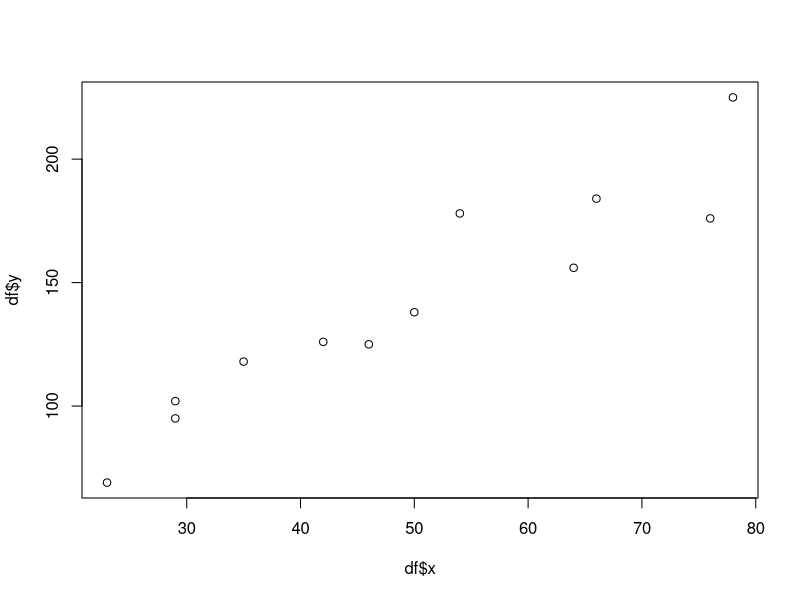
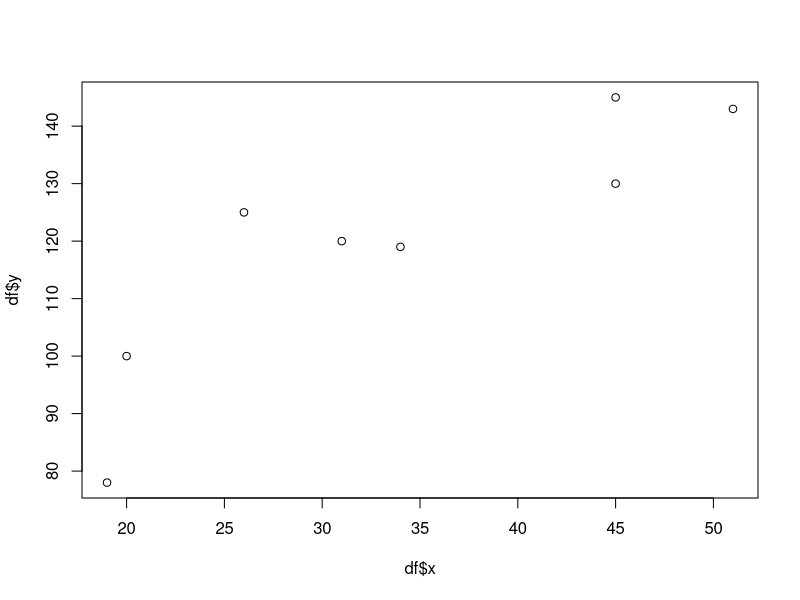
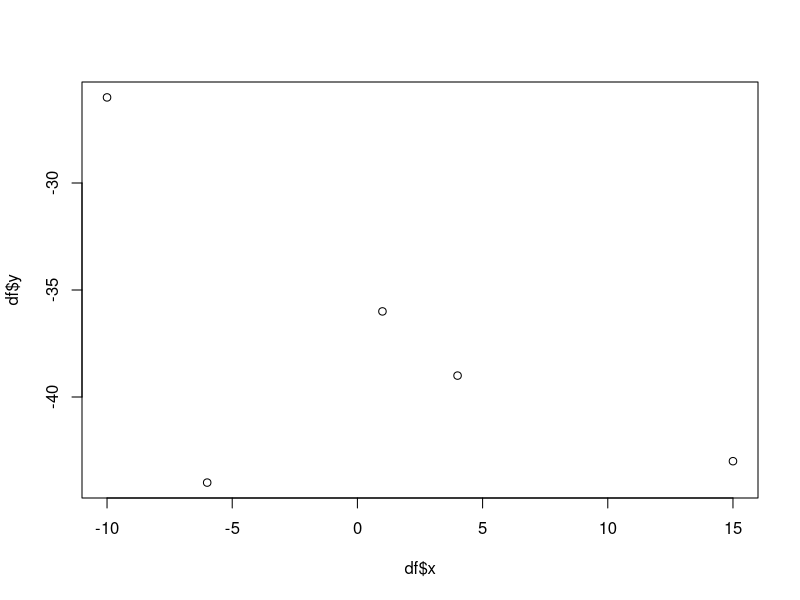

R code for these plots, in order:
plant1 <- c(29,27,30,27,28)
plant2 <- c(32,33,31,34,30)
plant3 <- c(25,24,24,25,26)
df <- data.frame(cbind(plant1, plant2, plant3))
dfc <- ncol(df)-1
N <- ncol(df)*nrow(df)
dfe <- N - ncol(df)

SSC <- function(df){
  i <- nrow(df)
  j <- ncol(df)
  N <- ncol(df)*nrow(df)
  s <- sum(apply(df,2,sum))
  C.m <- apply(df,2,mean)
  m <- s/N
  ssc <- c()
  for (k in 1:j){
    n <- length(df[,k])
    ssc <- append(ssc,n*((C.m[k]-m)^2))
  }
  SSC <- sum(ssc)
  return(SSC)
}

SSE <- function(df){
  N <- ncol(df)*nrow(df)
  s <- sum(apply(df,2,sum))
  C.m <- apply(df,2,mean)
  m <- s/N
  sse <- c()
  for (j in 1:ncol(df)){
    for (i in 1:nrow(df)){
      sse <- append(sse,(df[i,j] - C.m[j])^2)
    }
  }
  return(sum(sse))
}

SST <- function(df){
  N <- ncol(df)*nrow(df)
  s <- sum(apply(df,2,sum))
  C.m <- apply(df,2,mean)
  m <- s/N
  sst <- c()
  for (j in 1:ncol(df)){
    for (i in 1:nrow(df)){
      sst <- append(sst, (df[i,j] - m)^2)
    }
  }
  return(sum(sst))
}

ANVA1 <- function(df){
  N <- ncol(df)*nrow(df)
  s <- sum(apply(df,2,sum))
  C.m <- apply(df,2,mean)
  m <- s/N
  ssc <- SSC(df)
  sse <- SSE(df)
  sst <- SST(df)
  dfc <- ncol(df)-1
  dfe <- N - ncol(df)
  msc <- ssc/dfc
  mse <- sse/dfe
  f <- msc/mse
  df <- c(dfc, dfe, N-1)
  mat <- matrix(nrow = 3, ncol = 4)
  mat[,1] <- df
  ss <- c(ssc, sse, sst)
  mat[,2] <- ss
  mat[1,3] <- msc
  mat[2,3] <- mse
  mat[1,4] <- f
  colnames(mat) <- c("df","SS","MS","F")
  rownames(mat) <- c("Treatment","Error","Total")
  print(mat)
}

ssc <- SSC(df)
sse <- SSE(df)
sst <- SST(df)

ANVA1(df)
qf(0.99,df1=2, df2 = 12)

c1 <- c(2.46,2.41,2.43,2.47,2.46)
c2 <- c(2.38, 2.34, 2.31, 2.40, 2.32)
c3 <- c(2.51, 2.48, 2.46, 2.49, 2.50)
c4 <- c(2.49, 2.47, 2.48, 2.46, 2.44)
c5 <- c(2.56, 2.57, 2.53, 2.55, 2.55)

df1 <- data.frame(cbind(c1, c2, c3, c4, c5))
df1

ANVA1(df1)
a <- apply(df1,2,mean)
mat <- matrix(nrow = length(a), ncol = length(a))
for(i in 1:length(a)){
  for(j in 1:length(a)){
    mat[i,j] <- abs(a[i]-a[j])
  }
}
mat
mat > 0.0588

#problem 11.3
miami <- c(3.47,3.43,3.44,3.46,3.46,3.44)
phili <- c(3.40,3.41,3.41,3.45,3.40,3.43)
minn <- c(3.38,3.42,3.43,3.40,3.39,3.42)
sa <- c(3.32,3.35,3.36,3.30,3.39,3.39)
oak <- c(3.50,3.44,3.45,3.45,3.48,3.49)

df <- cbind(miami, phili, minn, sa, oak)
treat.means <- apply(df,2,mean)
block.means <- apply(df,1,mean)

SSC_b <- function(df){
  C.m <- apply(df,2,mean)
  m <- mean(df)
  n <- nrow(df)
  ssc_b <- c()
  for (j in (1:ncol(df))){
    ssc_b <- append(ssc_b, (C.m[j]-m)^2)
  }
  return(n*sum(ssc_b))
}
SSR_b <- function(df){
  C <- ncol(df)
  B.m <- apply(df,1,mean)
  m <- mean(df)
  ssr_b <- c()
  for (i in (1:nrow(df))){
    ssr_b <- append(ssr_b,(B.m[i]-m)^2)
  }
  return(C*sum(ssr_b))
}
SSE_b <- function(df){
  C.m <- apply(df,2,mean)
  B.m <- apply(df,1,mean)
  m <- mean(df)
  sse_b <- c()
  for (i in 1:nrow(df)){
    for (j in 1:ncol(df)){
      sse_b <- append(sse_b,(df[i,j] - C.m[j] - B.m[i] + m)^2)
    }
  }
  return(sum(sse_b))
}
RandBlockDesg <- function(df){
  C <- ncol(df)
  n <- nrow(df)
  N <- C*n
  dfc <- C - 1
  dfr <- n - 1
  dfe <- dfc*dfr
  dft <- c(dfc, dfr, dfe, N-1)
  ssc_b <- SSC_b(df)
  ssr_b <- SSR_b(df)
  sse_b <- SSE_b(df)
  sst_b <- SST(df)
  ss <- c(ssc_b, ssr_b, sse_b, sst_b)
  MSC <- ssc_b/dfc
  MSR <- ssr_b/dfr
  MSE <- sse_b/dfe
  ms <- c(MSC, MSR, MSE)
  F.tret <- MSC/MSE
  F.block <- MSR/MSE
  f <- c(F.tret, F.block)
  mat <- matrix(nrow = 4, ncol = 4)
  mat[,1]<- ss
  mat[,2]<- dft
  mat[1:3,3] <- ms
  mat[1:2,4] <- f
  rownames(mat) <- c("Treatment","Block","Error","Total")
  colnames(mat) <- c("SS","Df","MS","F")
  return(mat)
}

SSC_b(df)
SSR_b(df)
SSE_b(df)

RandBlockDesg(df)
ANVA1(df)

library(ggplot2)

beds <- c(23,29,29,35,42,46,50,54,64,66,76,78)
fte <- c(69,95,102,118,126,125,138,178,156,184,176,225)
df <- data.frame(cbind(beds,fte))


Reg.r <- function(df){
  colnames(df) <- c("x","y")
  df$x_2 <- df$x^2
  df$y_2 <- df$y^2
  df$xy <- df$x*df$y
  n <- nrow(df)
  s.x <- sum(df$x)
  s.y <- sum(df$y)
  s.x2 <- sum(df$x_2)
  s.y2 <- sum(df$y_2)
  s.xy <- sum(df$xy)
  r <- (s.xy - ((s.x*s.y)/n))/sqrt((s.x2-((s.x^2)/n))*(s.y2-((s.y^2)/n)))
  return(r)
}  

RegAnal <- function(df){
  colnames(df) <- c("x","y")
  df$x_2 <- df$x^2
  df$y_2 <- df$y^2
  df$xy <- df$x*df$y
  n <- nrow(df)
  s.x <- sum(df$x)
  s.y <- sum(df$y)
  s.x2 <- sum(df$x_2)
  s.y2 <- sum(df$y_2)
  s.xy <- sum(df$xy)
  r <- Reg.r(df)
  b1 <- (s.xy-((s.x*s.y)/n))/(s.x2-((s.x^2)/n))
  b0 <- (s.y/n)-(b1)*(s.x/n)
  mat <- matrix(ncol = 3, nrow = 1)
  out <- c(r, b0, b1)
  mat[1,] <- out
  colnames(mat) <- c("r","b0","b1")
  plot(x = df$x, y = df$y)
  return(mat)
}
  
RegAnal(df)

one <- c(3,2,4,3,2,3)
two <- c(5,6,7,6,7)
three <- c(4,2,2,2,3)
four <- c(1,2,2,1,1,2)
N <- 22
x.bar <- sum(one,two,three,four)/N
mns <- c(mean(one),mean(two),mean(three),mean(four))
lngs <- c(length(one), length(two), length(three), length(four))
ssc <- c()
for (i in 1:4){
  n <- lngs[i]
  x.j <- mns[i]
  ssc <- append(ssc, n*((x.j - x.bar)^2))
}
SSC <- sum(ssc)
MSC <- SSC/(length(mns)-1)
L <- list(one, two, three, four)

sse <- c()
for (j in 1:length(L)){
  for (i in 1:length(L[[j]])){
    sse <- append(sse, (L[[j]][i] - mns[j])^2)
  }
}
SSE <- sum(sse)
MSE <- SSE/18

F.test <- MSC/MSE
  
  
one <- c(11,9,10,12,11,8,10)
two <- c(24,25,25,26,24)
three <- c(27,30,29,28,31,29)
L <- list(one, two, three)
n.1 <- length(one)
n.2 <- length(two)
n.3 <- length(three)
q <- 4.83
MSE <- 1.58
q*sqrt((MSE/2)*((1/n.1)+(1/n.2)))
q*sqrt((MSE/2)*((1/n.1)+(1/n.3)))  
q*sqrt((MSE/2)*((1/n.2)+(1/n.3)))

one <- c(5,8,7,8,6)
two <- c(11,9,9,10,11)
three <- c(12,11,13,14,14)
four <- c(21,18,20,21,23)
df <- data.frame(one,two,three,four)

SSC_b <- function(df){
  C.m <- apply(df,2,mean)
  N <- nrow(df)*ncol(df)
  m <- sum(apply(df,2,sum))/N
  n <- nrow(df)
  ssc_b <- c()
  for (j in (1:ncol(df))){
    ssc_b <- append(ssc_b, (C.m[j]-m)^2)
  }
  return(n*sum(ssc_b))
}
SSR_b <- function(df){
  C <- ncol(df)
  B.m <- apply(df,1,mean)
  N <- nrow(df)*ncol(df)
  m <- sum(apply(df,2,sum))/N
  ssr_b <- c()
  for (i in (1:nrow(df))){
    ssr_b <- append(ssr_b,(B.m[i]-m)^2)
  }
  return(C*sum(ssr_b))
}
SSE_b <- function(df){
  C.m <- apply(df,2,mean)
  B.m <- apply(df,1,mean)
  N <- nrow(df)*ncol(df)
  m <- sum(apply(df,2,sum))/N
  sse_b <- c()
  for (i in 1:nrow(df)){
    for (j in 1:ncol(df)){
      sse_b <- append(sse_b,(df[i,j] - C.m[j] - B.m[i] + m)^2)
    }
  }
  return(sum(sse_b))
}
RandBlockDesg <- function(df){
  C <- ncol(df)
  n <- nrow(df)
  N <- C*n
  dfc <- C - 1
  dfr <- n - 1
  dfe <- dfc*dfr
  dft <- c(dfc, dfr, dfe, N-1)
  ssc_b <- SSC_b(df)
  ssr_b <- SSR_b(df)
  sse_b <- SSE_b(df)
  sst_b <- SST(df)
  ss <- c(ssc_b, ssr_b, sse_b, sst_b)
  MSC <- ssc_b/dfc
  MSR <- ssr_b/dfr
  MSE <- sse_b/dfe
  ms <- c(MSC, MSR, MSE)
  F.tret <- MSC/MSE
  F.block <- MSR/MSE
  f <- c(F.tret, F.block)
  mat <- matrix(nrow = 4, ncol = 4)
  mat[,1]<- ss
  mat[,2]<- dft
  mat[1:3,3] <- ms
  mat[1:2,4] <- f
  rownames(mat) <- c("Treatment","Block","Error","Total")
  colnames(mat) <- c("SS","Df","MS","F")
  return(mat)
}



one <- c(2,3,2,4,3)
two <- c(4,4,5,6,5)
three <- c(8,9,7,6,9)

df <- data.frame(one,two,three)
ssc.b <- SSC_b(df)
ssc.b
ssr.b <- SSR_b(df)
ssr.b
sse.b <- SSE_b(df)
sse.b

RandBlockDesg(df)

Reg.r <- function(df){
  colnames(df) <- c("x","y")
  df$x_2 <- df$x^2
  df$y_2 <- df$y^2
  df$xy <- df$x*df$y
  n <- nrow(df)
  s.x <- sum(df$x)
  s.y <- sum(df$y)
  s.x2 <- sum(df$x_2)
  s.y2 <- sum(df$y_2)
  s.xy <- sum(df$xy)
  r <- (s.xy - ((s.x*s.y)/n))/sqrt((s.x2-((s.x^2)/n))*(s.y2-((s.y^2)/n)))
  return(r)
}  

RegAnal <- function(df){
  colnames(df) <- c("x","y")
  df$x_2 <- df$x^2
  df$y_2 <- df$y^2
  df$xy <- df$x*df$y
  n <- nrow(df)
  s.x <- sum(df$x)
  s.y <- sum(df$y)
  s.x2 <- sum(df$x_2)
  s.y2 <- sum(df$y_2)
  s.xy <- sum(df$xy)
  r <- Reg.r(df)
  b1 <- (s.xy-((s.x*s.y)/n))/(s.x2-((s.x^2)/n))
  b0 <- (s.y/n)-(b1)*(s.x/n)
  mat <- matrix(ncol = 3, nrow = 1)
  out <- c(r, b0, b1)
  mat[1,] <- out
  colnames(mat) <- c("r","b0","b1")
  plot(x = df$x, y = df$y)
  return(mat)
}

x <- c(19,20,26,31,34,45,45,51)
y <- c(78,100,125,120,119,130,145,143)
df <- data.frame(x,y)
RegAnal(df)

x <- c(-10,-6,1,4,15)
y <- c(-26,-44,-36,-39,-43)
df <- data.frame(x,y)
RegAnal(df)